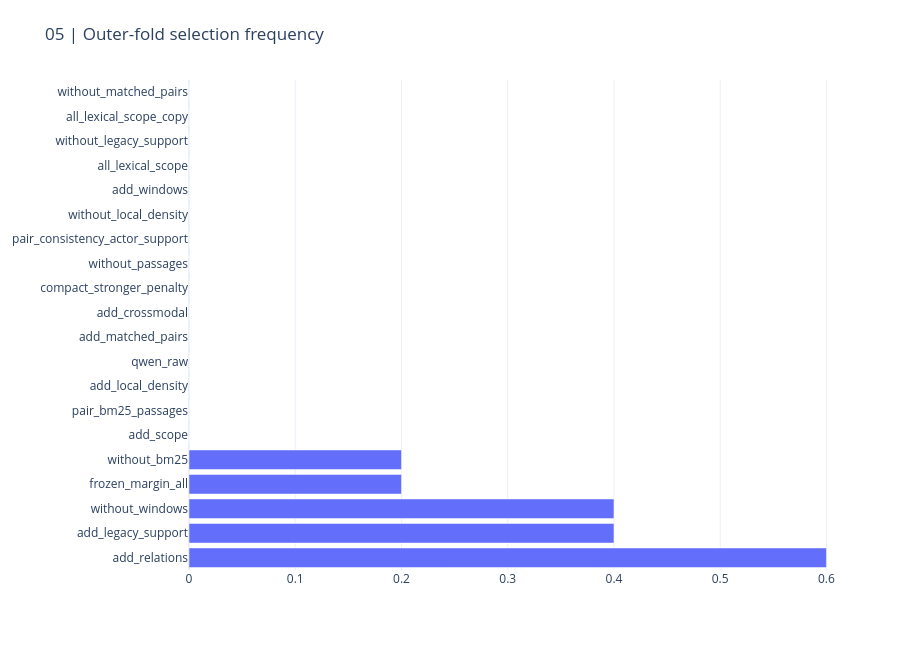
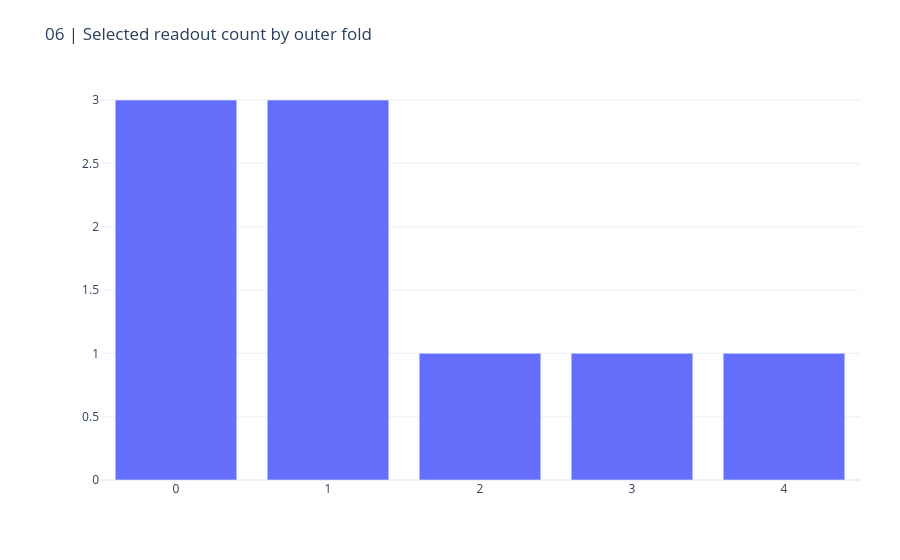

Write notebook code for charts like these, in order.
### Markdown cell above
## Stability and selected count

Each outer fold owns its entire inner ranking and count-selection process. The final shortlist is based on cross-fold selection frequency and the median selected count; outer-test performance is not used to pick a readout for that fold.

### Code cell
CHARTS[4].show(renderer='plotly_mimetype'); CHARTS[5].show(renderer='plotly_mimetype')

### Figure 1 — Plotly figure (JSON) as saved in the notebook; plotly's stock layout.template omitted (floating-point values rounded to 4 significant figures)
{"data": [{"orientation": "h", "type": "bar", "x": [0.6, 0.4, 0.4, 0.2, 0.2, 0.0, 0.0, 0.0, 0.0, 0.0, 0.0, 0.0, 0.0, 0.0, 0.0, 0.0, 0.0, 0.0, 0.0, 0.0], "y": ["add_relations", "add_legacy_support", "without_windows", "frozen_margin_all", "without_bm25", "add_scope", "pair_bm25_passages", "add_local_density", "qwen_raw", "add_matched_pairs", "add_crossmodal", "compact_stronger_penalty", "without_passages", "pair_consistency_actor_support", "without_local_density", "add_windows", "all_lexical_scope", "without_legacy_support", "all_lexical_scope_copy", "without_matched_pairs"]}], "layout": {"height": 650, "margin": {"b": 80, "l": 100, "r": 40, "t": 80}, "title": {"text": "05 | Outer-fold selection frequency"}}}

### Figure 2 — Plotly figure (JSON) as saved in the notebook; plotly's stock layout.template omitted (floating-point values rounded to 4 significant figures)
{"data": [{"type": "bar", "x": [0, 1, 2, 3, 4], "y": [3, 3, 1, 1, 1]}], "layout": {"margin": {"b": 80, "l": 100, "r": 40, "t": 80}, "title": {"text": "06 | Selected readout count by outer fold"}}}
